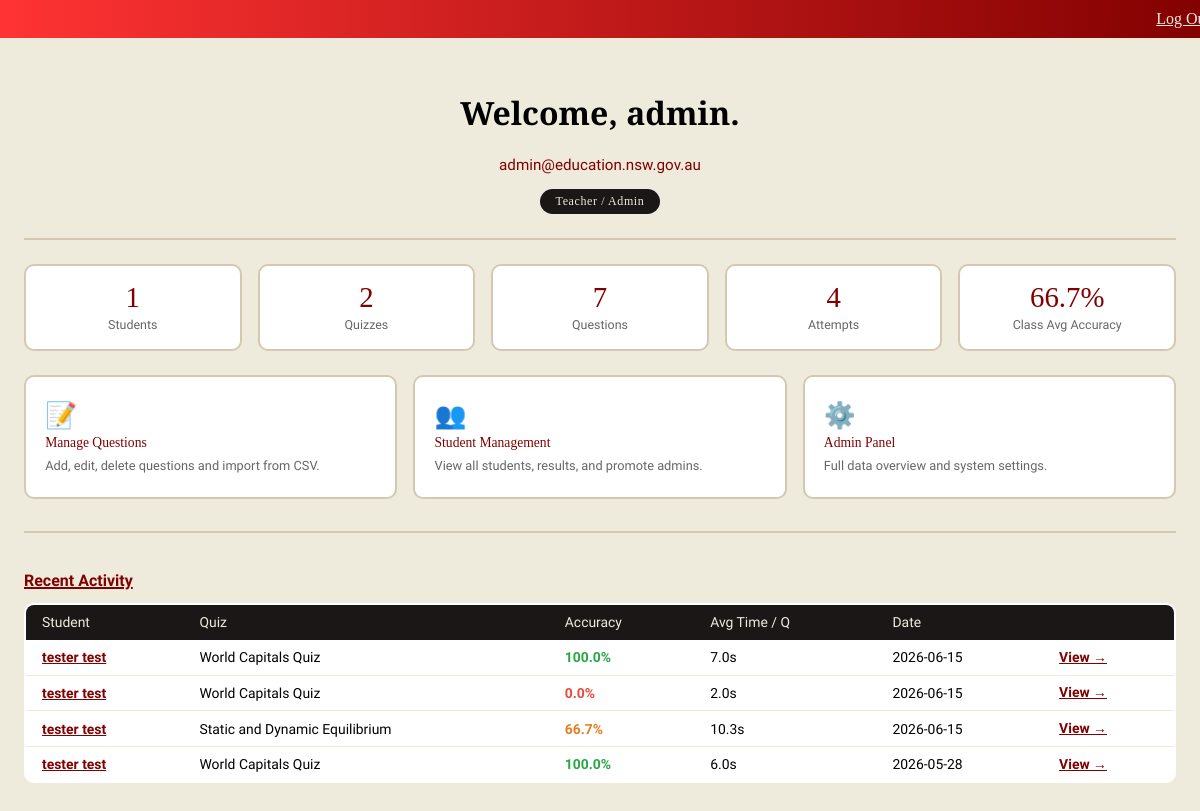
The page /teacher_dashboard (signed in) on the database as committed earlier.
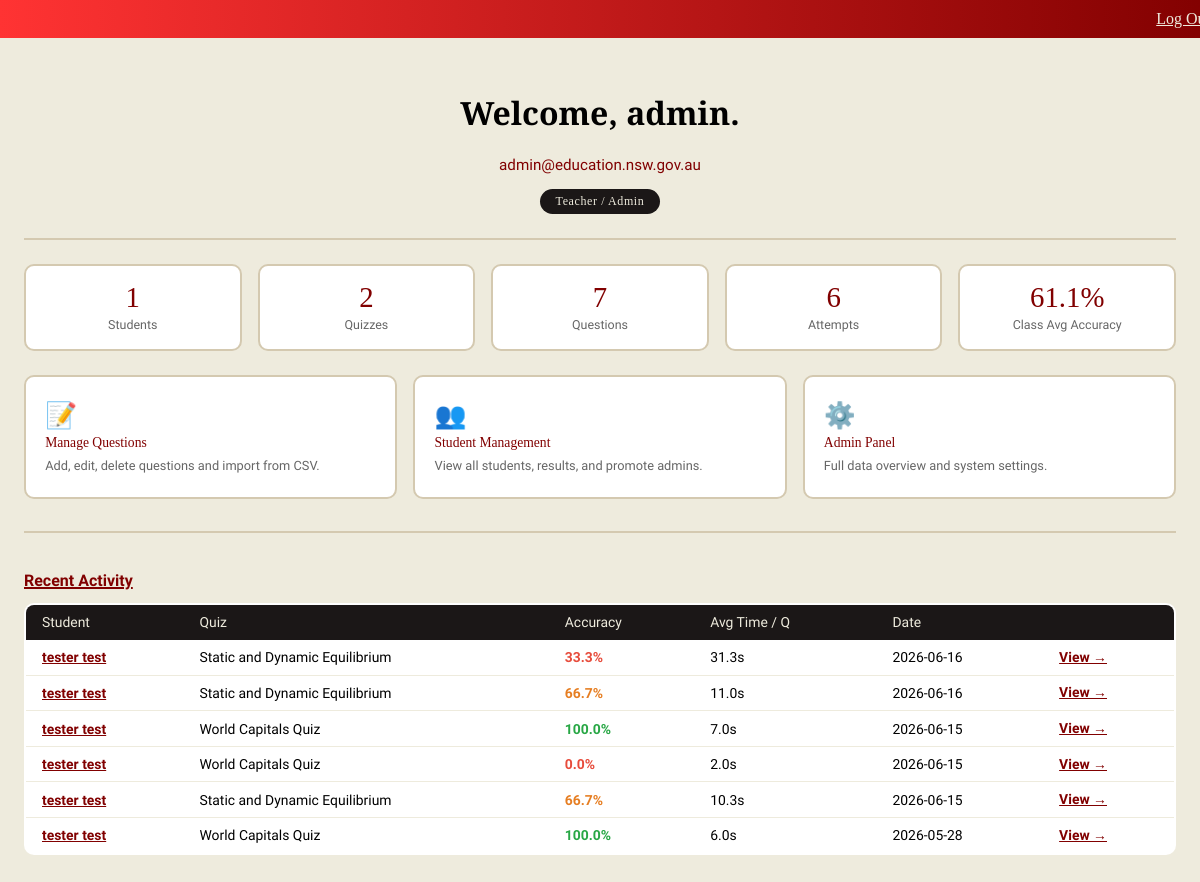
The same page on the database as committed later.
### tables this page shows
CREATE TABLE results (
    id INTEGER PRIMARY KEY AUTOINCREMENT,
    user_id INTEGER NOT NULL,
    quiz_id INTEGER NOT NULL,
    score REAL,
    accuracy REAL,
    avg_time REAL,
    wrong_questions TEXT,
    date TEXT,
    FOREIGN KEY (user_id) REFERENCES users(id));

### app.py (the view)
@app.route('/teacher_dashboard')
def teacher_home():
    if 'user_id' not in session:
        return redirect(url_for('login'))
    if not session.get('is_admin'):
        return redirect(url_for('home'))
    login_conn = sqlite3.connect('database/LoginData.db')
    login_cursor = login_conn.cursor()
    login_cursor.execute('SELECT first_name, last_name, email FROM users WHERE id=?', (session['user_id'],))
    user = login_cursor.fetchone()
    total_students = login_cursor.execute(
        "SELECT COUNT(*) FROM users WHERE is_admin = 0").fetchone()[0]
    total_attempts = login_cursor.execute(
        "SELECT COUNT(*) FROM results").fetchone()[0]
    avg_accuracy = login_cursor.execute(
        "SELECT ROUND(AVG(accuracy),1) FROM results").fetchone()[0] or 0
    recent_raw = login_cursor.execute('''
        SELECT r.id, r.user_id, u.first_name, u.last_name,
               r.quiz_id, r.accuracy, r.avg_time, r.date
        FROM results r
        JOIN users u ON r.user_id = u.id
        ORDER BY r.date DESC LIMIT 10
    ''').fetchall()
    login_conn.close()
    q_conn = sqlite3.connect('database/Questions.db')
    q_cursor = q_conn.cursor()
    total_quizzes = q_cursor.execute("SELECT COUNT(*) FROM quizzes").fetchone()[0]
    total_questions = q_cursor.execute("SELECT COUNT(*) FROM questions").fetchone()[0]
    recent = []
    for r in recent_raw:
        quiz = q_cursor.execute('SELECT name FROM quizzes WHERE id=?', (r[4],)).fetchone()
        recent.append({
            'result_id': r[0], 'user_id': r[1],
            'student': f"{r[2]} {r[3]}",
            'quiz_name': quiz[0] if quiz else 'Unknown',
            'accuracy': r[5], 'avg_time': r[6], 'date': r[7]
        })
    q_conn.close()
    return render_template('teacherHome.html',
        first_name=user[0], last_name=user[1], email=user[2],
        total_students=total_students, total_quizzes=total_quizzes,
        total_questions=total_questions, total_attempts=total_attempts,
        avg_accuracy=avg_accuracy, recent=recent)

### templates/teacherHome.html (shortened to what this page needs)
<!DOCTYPE html>
<html lang="en">
<head>
    <link rel="stylesheet" type="text/css" href="{{ url_for('static', filename='main.css') }}">
</head>
<body>
    <div class="banner">
        <div class="banner-content">
            <a href="{{ url_for('logout') }}">Log Out</a>
        </div>
    </div>
    <div class="welcome-section">
        <h1>Welcome, {{ first_name }}.</h1>
        <p class="welcome-sub">{{ email }}</p>
        <span class="teacher-pill">Teacher / Admin</span>
    </div>
    <hr class="divider">
    <div class="stats-bar">
        <div class="stat-card">
            <div class="stat-value">{{ total_students }}</div>
            <div class="stat-label">Students</div>
        </div>
        <div class="stat-card">
            <div class="stat-value">{{ total_quizzes }}</div>
            <div class="stat-label">Quizzes</div>
        </div>
        <div class="stat-card">
            <div class="stat-value">{{ total_questions }}</div>
            <div class="stat-label">Questions</div>
        </div>
        <div class="stat-card">
            <div class="stat-value">{{ total_attempts }}</div>
            <div class="stat-label">Attempts</div>
        </div>
        <div class="stat-card">
            <div class="stat-value">{{ avg_accuracy }}%</div>
            <div class="stat-label">Class Avg Accuracy</div>
        </div>
    </div>
    <div class="actions-wrap">
        <a href="{{ url_for('add_question_page') }}" class="action-card">
            <span class="action-icon">📝</span>
            <span class="action-title">Manage Questions</span>
            <span class="action-desc">Add, edit, delete questions and import from CSV.</span>
        </a>
        <a href="{{ url_for('user_management') }}" class="action-card">
            <span class="action-icon">👥</span>
            <span class="action-title">Student Management</span>
            <span class="action-desc">View all students, results, and promote admins.</span>
        </a>
        <a href="{{ url_for('admin') }}" class="action-card">
            <span class="action-icon">⚙️</span>
            <span class="action-title">Admin Panel</span>
            <span class="action-desc">Full data overview and system settings.</span>
        </a>
    </div>
    <hr class="divider">
    <div class="activity-wrap">
        <h2>Recent Activity</h2>
        {% if recent %}
        <table class="data-table">
            <thead>
                <tr>
                    <th>Student</th><th>Quiz</th><th>Accuracy</th>
                    <th>Avg Time / Q</th><th>Date</th><th></th>
                </tr>
            </thead>
            <tbody>
            {% for r in recent %}
            <tr>
                <td><a href="{{ url_for('student_detail', user_id=r.user_id) }}" class="tbl-link">{{ r.student }}</a></td>
                <td>{{ r.quiz_name }}</td>
                <td class="{% if r.accuracy >= 80 %}accuracy-good{% elif r.accuracy >= 50 %}accuracy-mid{% else %}accuracy-low{% endif %}">{{ r.accuracy }}%</td>
                <td>{{ r.avg_time }}s</td>
                <td>{{ r.date }}</td>
                <td><a href="{{ url_for('results', result_id=r.result_id) }}" class="tbl-link">View →</a></td>
            </tr>
            {% endfor %}
            </tbody>
        </table>
        {% else %}
        <p class="no-data">No quiz attempts yet.</p>
        {% endif %}
    </div>
</body>
</html>

Rows that differ between the two databases and show on the page:
added results: student "tester test", quiz_name "Static and Dynamic Equilibrium", accuracy "33.3", avg_time "31.3", date "2026-06-16"
added results: student "tester test", quiz_name "Static and Dynamic Equilibrium", accuracy "66.7", avg_time "11.0", date "2026-06-16"
Other text that changed with them:
{{ total_attempts }}: "4" → "6"
{{ avg_accuracy }}: "66.7" → "61.1"
